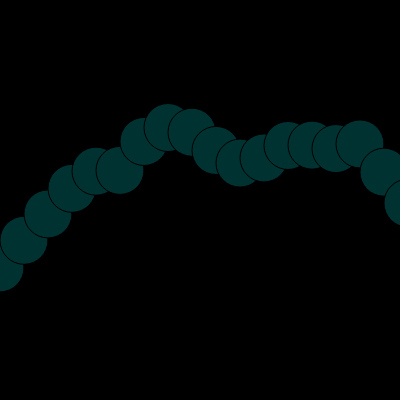
Frame 1 (no input)
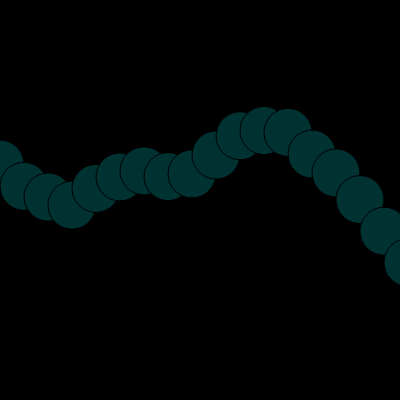
Frame 60 (no input)
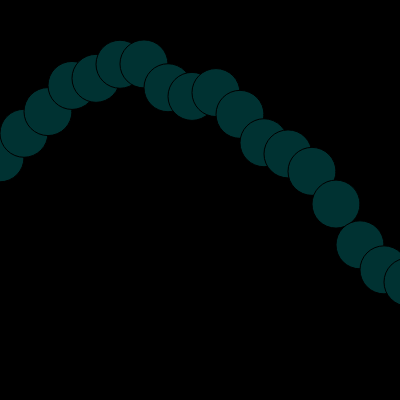
Frame 120 (the mouse pressed at the canvas centre since frame 60)

The p5.js sketch that drew these frames (run headless with seeded random() and noise() and a simulated clock; from frame 60 on, the mouse is pressed at the canvas centre):

// p5.js sketch
// ── sketch.js
class Wave {
    constructor(startAngle, angVel) {
        this.ang = startAngle
        this.angVel = angVel

    }

    display() {
        for (let x=0; x<=innerWidth;x+=24) {
            let m = noise(this.ang)
    
            let y = map(m,0,1,0,width)
            //let y = map(sin(this.ang),-1,1,0,height)
            stroke (0)
            fill (0,50,50)
            ellipse(x,y,48,48)
            this.ang += this.angVel

        }
    }
}

var wave
function setup() {
    createCanvas(400,400)
    wave = new Wave(0,0.1)
}


function draw() {
    background(0)
    wave.display()
    

}
